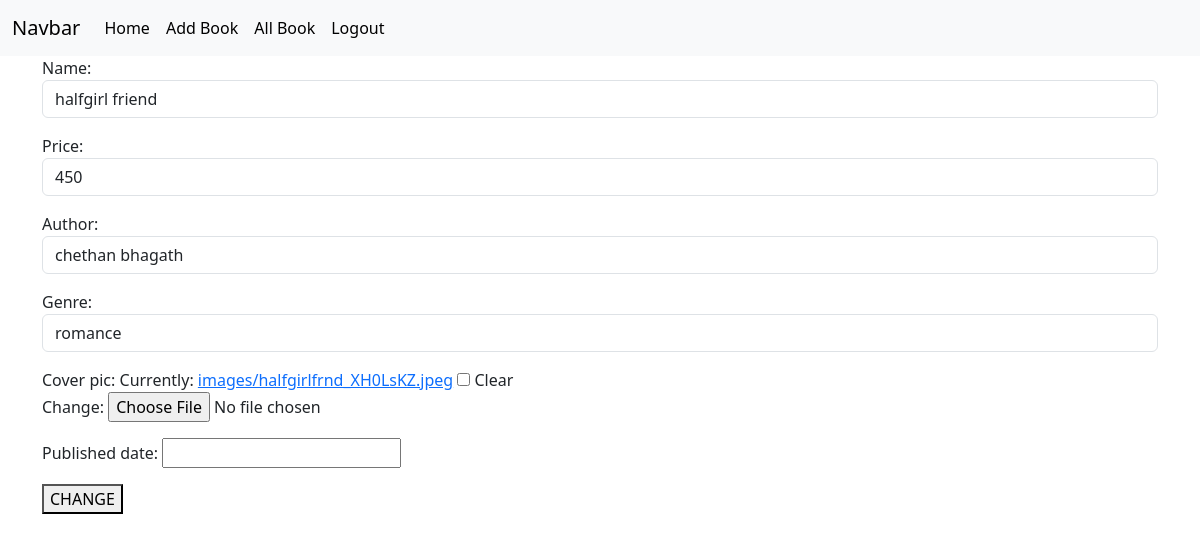
The app's page /books/1/change (signed in) with its own data.
### myappmodels/models.py (models this page shows, shortened)
class Books(models.Model):
    name=models.CharField(max_length=200)
    price=models.PositiveIntegerField()
    author=models.CharField(max_length=200)
    genre=models.CharField(max_length=200)
    cover_pic=models.ImageField(upload_to="images",null=True,blank=True)
    Published_date=models.DateField(null=True,blank=True)

### myappmodels/views.py (the view, shortened to what this page needs)
# urls.py: path('books/<int:pk>/change',views.BookUpdateView.as_view(),name="book-edit"),
@method_decorator(signin_required,name="dispatch")
class BookUpdateView(View):
    def get(self,request,*args,**kwargs):
        id=kwargs.get("pk")
        obj=Books.objects.get(id=id)
        form=BookModelForm(instance=obj)
        return render(request,"book_edit.html",{"form":form})

### myappmodels/forms.py
class BookModelForm(forms.ModelForm):
    class Meta:
        model=Books
        fields="__all__"

### myappmodels/views.py (called while the page is built)
def signin_required(fn):
    def wrapper(request,*args,**kwargs):
        if not request.user.is_authenticated:
            messages.error(request,"invalid session")
            return redirect("signin")
        else:
            return fn(request,*args,**kwargs)
    return wrapper

### myappmodels/templates/book_edit.html (shortened to what this page needs)
{%extends 'base.html'%}
{%block body_block%}
<div class="container">
    <form action="" method="post" enctype="multipart/form-data">
        {{form.as_p}}
        <button type="submit">CHANGE</button>
    </form>
</div>
{%endblock%}

### records on screen
Books: name "halfgirl friend", price "450", author "chethan bhagath", genre "romance"
